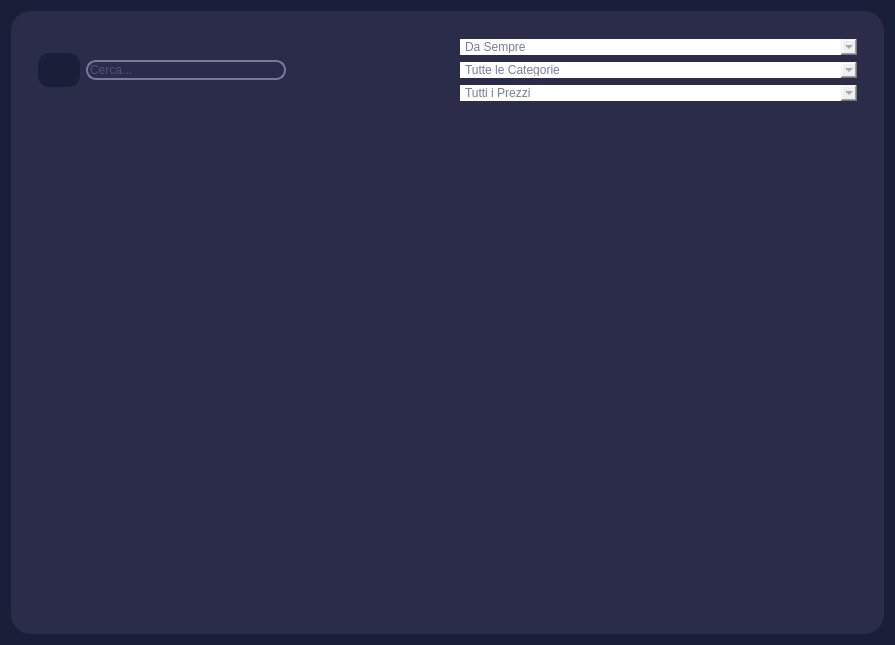
<?xml version="1.0" encoding="UTF-8"?>
<ui version="4.0">
 <class>Form</class>
 <widget class="QWidget" name="Form">
  <property name="geometry">
   <rect>
    <x>0</x>
    <y>0</y>
    <width>895</width>
    <height>645</height>
   </rect>
  </property>
  <property name="windowTitle">
   <string>Form</string>
  </property>
  <property name="styleSheet">
   <string notr="true">*{
color: #78799c;
border: none;
}

#frame_2, #frame_5{
	background-color: #2a2c49;
}

#frame_12,#mainBody,#Form,#titolo{
	background-color: #1a1f39;
}

QLineEdit{
	background-color:transparent;
}

#searchFrame, QLineEdit{
	border-radius: 10px;
	border: 2px solid #78799c;
}

#appHeader{
	color:#78799c;
}

#prodottiHeader{
	color:  #a06ce3;
}

#avantiarw{
	border: 1px solid #a06ce3;
	background-color: #a06ce3 ;
	border-radius: 5px;
	
}

#finestreSecondarie{
	background-color: #2a2c49;
	border: solid;
	border-radius: 20px;
}

QLabel{
	color:#78799c;
}

#mainFrame{
	background-color: #2a2c49;
}

#homeBtn{
	color:#78799c;
	background-color:#1a1f39;
	padding : 10px 5px;
	text-align:left;
	border-top-left-radius:25px;
}

QPushButton{
	padding : 10px 5px;
	text-align:left;
	color:#78799c;
	font: 10pt &quot;Leelawadee UI&quot;;
	background-color:#1a1f39;
    border: solid;
    border-radius: 11px;
}


#frame_3{
	background-color:#2a2c49;
	border: solid;
	border-radius: 20px;
}
QTableWidget{
	background-color:#2a2c49;
	border: solid;
}
#leftMenu,#frame{
background-color: #2a2c49;
}

#frame_2{
border : solid;
border-radius: 10px;
}
QPushButton:pressed{
	background-color: rgba(26, 31, 57,150)
}
</string>
  </property>
  <layout class="QHBoxLayout" name="horizontalLayout">
   <item>
    <widget class="QFrame" name="prodotti">
     <property name="frameShape">
      <enum>QFrame::StyledPanel</enum>
     </property>
     <property name="frameShadow">
      <enum>QFrame::Raised</enum>
     </property>
     <layout class="QVBoxLayout" name="verticalLayout_5">
      <property name="spacing">
       <number>0</number>
      </property>
      <property name="leftMargin">
       <number>0</number>
      </property>
      <property name="topMargin">
       <number>0</number>
      </property>
      <property name="rightMargin">
       <number>0</number>
      </property>
      <property name="bottomMargin">
       <number>0</number>
      </property>
      <item>
       <widget class="QFrame" name="frame_3">
        <property name="sizePolicy">
         <sizepolicy hsizetype="Preferred" vsizetype="Expanding">
          <horstretch>0</horstretch>
          <verstretch>0</verstretch>
         </sizepolicy>
        </property>
        <property name="frameShape">
         <enum>QFrame::StyledPanel</enum>
        </property>
        <property name="frameShadow">
         <enum>QFrame::Raised</enum>
        </property>
        <layout class="QVBoxLayout" name="verticalLayout_11">
         <item>
          <widget class="QFrame" name="frame_11">
           <property name="minimumSize">
            <size>
             <width>1</width>
             <height>100</height>
            </size>
           </property>
           <property name="frameShape">
            <enum>QFrame::StyledPanel</enum>
           </property>
           <property name="frameShadow">
            <enum>QFrame::Raised</enum>
           </property>
           <layout class="QHBoxLayout" name="horizontalLayout_6">
            <item alignment="Qt::AlignLeft">
             <widget class="QWidget" name="widget_3" native="true">
              <layout class="QHBoxLayout" name="horizontalLayout_7">
               <item>
                <widget class="QPushButton" name="cercaBtn">
                 <property name="cursor">
                  <cursorShape>PointingHandCursor</cursorShape>
                 </property>
                 <property name="text">
                  <string/>
                 </property>
                 <property name="icon">
                  <iconset resource="../resources.qrc">
                   <normaloff>:/purpleIcons/assets/#78799c(purple) icons/search.svg</normaloff>:/purpleIcons/assets/#78799c(purple) icons/search.svg</iconset>
                 </property>
                 <property name="iconSize">
                  <size>
                   <width>24</width>
                   <height>24</height>
                  </size>
                 </property>
                </widget>
               </item>
               <item>
                <widget class="QLineEdit" name="search_le">
                 <property name="minimumSize">
                  <size>
                   <width>200</width>
                   <height>0</height>
                  </size>
                 </property>
                 <property name="placeholderText">
                  <string>Cerca...</string>
                 </property>
                </widget>
               </item>
              </layout>
             </widget>
            </item>
            <item>
             <widget class="QWidget" name="widget_4" native="true">
              <layout class="QVBoxLayout" name="verticalLayout_12">
               <item>
                <widget class="QComboBox" name="filtraPerData">
                 <property name="currentText">
                  <string>Da Sempre</string>
                 </property>
                 <property name="iconSize">
                  <size>
                   <width>24</width>
                   <height>24</height>
                  </size>
                 </property>
                 <property name="placeholderText">
                  <string/>
                 </property>
                 <item>
                  <property name="text">
                   <string>Da Sempre</string>
                  </property>
                 </item>
                 <item>
                  <property name="text">
                   <string>Ultima Settimana</string>
                  </property>
                 </item>
                 <item>
                  <property name="text">
                   <string>Ultimo Mese</string>
                  </property>
                 </item>
                 <item>
                  <property name="text">
                   <string>Ultimo Trimestre</string>
                  </property>
                 </item>
                </widget>
               </item>
               <item>
                <widget class="QComboBox" name="filtraPerCategoria">
                 <property name="placeholderText">
                  <string/>
                 </property>
                 <item>
                  <property name="text">
                   <string>Tutte le Categorie</string>
                  </property>
                 </item>
                </widget>
               </item>
               <item>
                <widget class="QComboBox" name="filtraPerPrezzo">
                 <property name="placeholderText">
                  <string/>
                 </property>
                 <item>
                  <property name="text">
                   <string>Tutti i Prezzi</string>
                  </property>
                 </item>
                 <item>
                  <property name="text">
                   <string>0€ - 10€ </string>
                  </property>
                 </item>
                 <item>
                  <property name="text">
                   <string>10€ - 20€ </string>
                  </property>
                 </item>
                 <item>
                  <property name="text">
                   <string>20€ - 50€ </string>
                  </property>
                 </item>
                 <item>
                  <property name="text">
                   <string>&gt;50€ </string>
                  </property>
                 </item>
                </widget>
               </item>
              </layout>
             </widget>
            </item>
           </layout>
          </widget>
         </item>
         <item>
          <widget class="QFrame" name="frame_12">
           <property name="sizePolicy">
            <sizepolicy hsizetype="Preferred" vsizetype="Expanding">
             <horstretch>0</horstretch>
             <verstretch>0</verstretch>
            </sizepolicy>
           </property>
           <property name="frameShape">
            <enum>QFrame::StyledPanel</enum>
           </property>
           <property name="frameShadow">
            <enum>QFrame::Raised</enum>
           </property>
           <layout class="QHBoxLayout" name="horizontalLayout_8">
            <property name="spacing">
             <number>0</number>
            </property>
            <property name="leftMargin">
             <number>0</number>
            </property>
            <property name="topMargin">
             <number>0</number>
            </property>
            <property name="rightMargin">
             <number>0</number>
            </property>
            <property name="bottomMargin">
             <number>0</number>
            </property>
            <item>
             <widget class="QTableWidget" name="tab"/>
            </item>
           </layout>
          </widget>
         </item>
        </layout>
       </widget>
      </item>
     </layout>
    </widget>
   </item>
  </layout>
 </widget>
 <resources>
  <include location="../resources.qrc"/>
 </resources>
 <connections/>
</ui>
